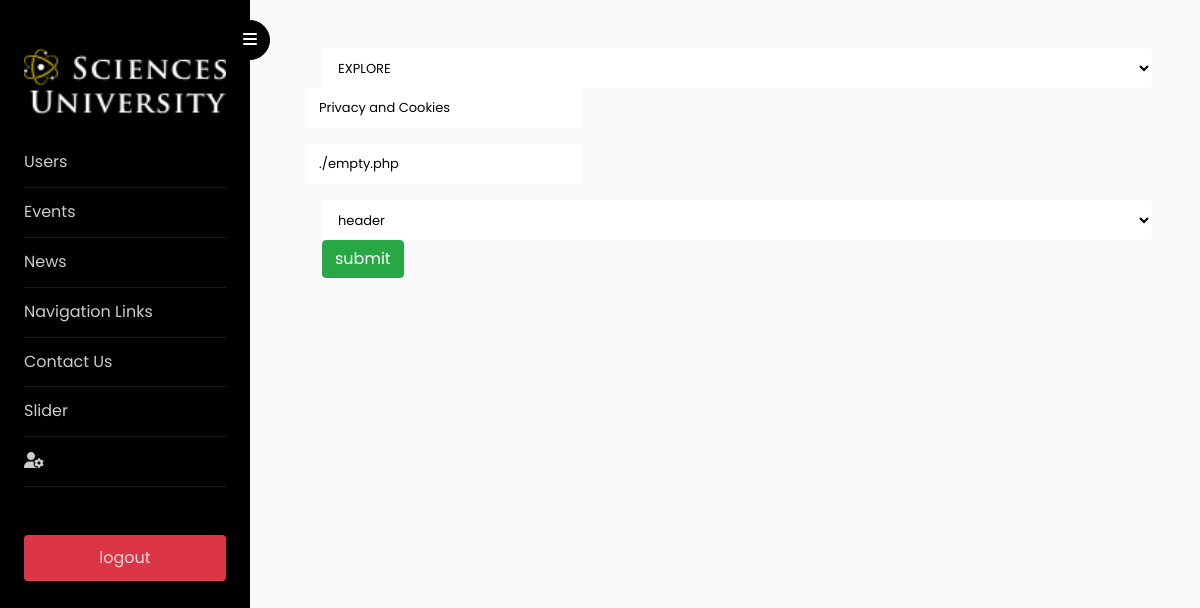
The app's page /html_pages/admin_pages/editLinks.php?ID=1 with its own data.
### tables this page shows
CREATE TABLE `navigationLinks` (
  `navigation_id` int(11) NOT NULL,
  `user_id` int(11) NOT NULL,
  `cluster_title` varchar(255) DEFAULT NULL,
  `title` varchar(255) NOT NULL,
  `path` text NOT NULL,
  `type` enum('header','footer') NOT NULL,
  `created_at` timestamp NOT NULL DEFAULT CURRENT_TIMESTAMP,
  `updated_at` timestamp NOT NULL DEFAULT CURRENT_TIMESTAMP ON UPDATE CURRENT_TIMESTAMP
);

### config/Database.php (called while the page is built, shortened)
<?php
class Database{
    private $host ='localhost';
    private $user ='root';
    private $pass ='123123';
    private $dbname ='su';
    private $dbh;
    private $stmt;
    public function __construct(){
		$dsn = 'mysql:host='. $this->host . ';dbname='. $this->dbname.'';
		$options = array(
			PDO::ATTR_PERSISTENT => true,
			PDO::ATTR_ERRMODE	 => PDO::ERRMODE_EXCEPTION
		);
		try {
			$this->dbh = new PDO($dsn, $this->user, $this->pass, $options);
		} catch(PDOException $e){
			$this->error = $e->getMessage();
		}
	}
	public function query($query){
		$this->stmt = $this->dbh->prepare($query);
	}
	public function bind($param, $value, $type = null){
		if(is_null($type)){
			switch(true){
					default:
					$type = PDO::PARAM_STR;
			}
		}
		$this->stmt->bindValue($param,  $value, $type);
	}
	public function execute(){
		return $this->stmt->execute();
	}
	public function resultset(){
		$this->execute();
		return $this->stmt->fetchAll(PDO::FETCH_ASSOC);
	}
public function closeConnection(){
	$this->dbh=null;
}
}
?>

### entity/NavLinks.php (called while the page is built, shortened)
<?php
include_once(dirname(__FILE__).'/../config/Database.php');
 class NavLinks  extends Database{
     public function getElementById($id){
         $this->query('SELECT * FROM navigationLinks WHERE navigation_id=:id');
         $this->bind('id',$id);
         $this->execute();
         $row=$this->resultset();
         return $row;
     }
 }
?>

### html_pages/admin_pages/editLinks.php (the view, shortened to what this page needs)
<!doctype html>
<?php
require('../../entity/NavLinks.php');
$link = new NavLinks();
$link_id=$_GET['ID'];
 $row=$link->getElementById($link_id);
?>
<html lang="en">
<?php include('../../includes/admin_includes/head.php') ?>
<body>
	<div class="wrapper d-flex align-items-stretch">
		<?php include('../../includes/admin_includes/sidebar.php') ?>
		<div id="content" class="p-4 p-md-5 pt-5">
				<form action='../../entity/editLinks.php?ID=<?php echo $_GET['ID'];  ?>'  method="post" class="form ml-4" id="addLink">
				<select name="cluster" required class="form-control" >
						<option value="EXPLORE" <?php if ($row[0]['cluster_title']=='EXPLORE') echo "selected='selected'";?> >EXPLORE</option>
					</select>
					<div class="row">
						<div class="form-group">
							<input type="text" name="title" id="title" required placeholder="title" class="form-control"   value="<?php echo $row[0]['title'] ?>">
						</div>
					</div>
					<div class="row">
						<div class="form-group">
							<input type="text" name="path" id="path" required placeholder="path" class="form-control"  value="<?php echo $row[0]['path'] ?>">
						</div>
					</div>
					<select name="type" required class="form-control">
						<option value="header"  <?php if ($row[0]['type']=='header') echo "selected='selected'";?> >header</option>
					</select>
					<input type="submit" value="submit" name="submit" class="  btn btn-success">
				</form>
		</div>
	</div>
</body>
</html>

### records on screen
navigationlinks: cluster "EXPLORE", title "Privacy and Cookies", path "./empty.php", type "header"
